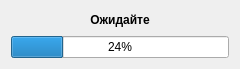
<?xml version="1.0" encoding="UTF-8"?>
<ui version="4.0">
 <class>fmProgressBar</class>
 <widget class="QWidget" name="fmProgressBar">
  <property name="geometry">
   <rect>
    <x>0</x>
    <y>0</y>
    <width>240</width>
    <height>69</height>
   </rect>
  </property>
  <property name="windowTitle">
   <string>Обработка</string>
  </property>
  <layout class="QVBoxLayout" name="verticalLayout_2">
   <item>
    <layout class="QVBoxLayout" name="verticalLayout">
     <item>
      <widget class="QLabel" name="label">
       <property name="text">
        <string>&lt;html&gt;&lt;head/&gt;&lt;body&gt;&lt;p align=&quot;center&quot;&gt;&lt;span style=&quot; font-weight:700;&quot;&gt;Ожидайте&lt;/span&gt;&lt;/p&gt;&lt;/body&gt;&lt;/html&gt;</string>
       </property>
      </widget>
     </item>
     <item>
      <widget class="QProgressBar" name="progressBar">
       <property name="sizePolicy">
        <sizepolicy hsizetype="Preferred" vsizetype="Preferred">
         <horstretch>0</horstretch>
         <verstretch>0</verstretch>
        </sizepolicy>
       </property>
       <property name="value">
        <number>24</number>
       </property>
      </widget>
     </item>
    </layout>
   </item>
  </layout>
 </widget>
 <resources/>
 <connections/>
</ui>
